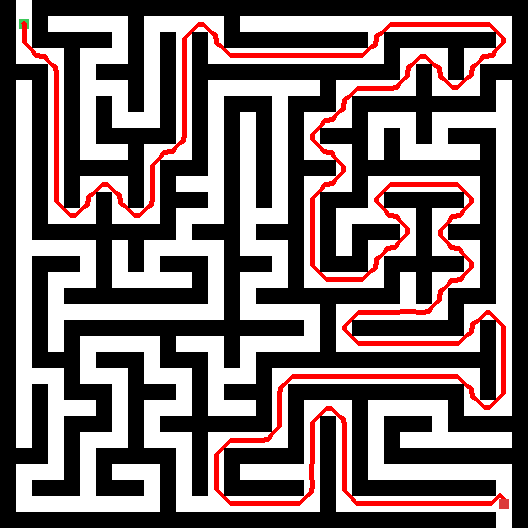
#> input picture assets/solved_example.png, 528 x 528 px
$ python -i maze_solver.py   (imports and definitions only)
#> lines starting #> are read from the running program, lines starting #| are printed output that depends on the picture; after the words box and inside, x2 and y2 are one past the last pixel; in counts of white or black regions, pixels touching at a corner belong together
"""Solve an image of a maze with classic image processing.

The pipeline treats a maze picture as an image-processing problem and never uses
a graph search on a hand-built grid:

    load -> Otsu binarize -> crop to the maze -> seal wall gaps and the outer
    border (only when it keeps the maze connected) -> detect the coloured
    start/end markers -> Fast-Marching geodesic distance from the start ->
    steepest-descent backtrace -> centre the path in the corridors -> overlay.

The geodesic-distance idea comes from Cris Luengo's "Solving mazes using image
analysis" (https://www.crisluengo.net/archives/277/); the distance field itself
is computed with scikit-fmm.

Every function maps to one step so the notebook and the CLI can reuse the exact
same code. `solve_maze_image` runs the whole pipeline and returns all the
intermediate results for visualisation.
"""

from dataclasses import dataclass

import numpy as np
import skfmm
from scipy.ndimage import distance_transform_edt
from skimage.io import imread
from skimage.color import rgb2gray, rgba2rgb
from skimage.filters import threshold_otsu
from skimage.morphology import flood, closing, dilation, disk
from skimage.measure import label

# Colour convention for the markers drawn on the maze.
# A blue / cyan / green marker is the start; a red marker is the end.
_COLOUR_MARGIN = 40      # how much a channel must dominate to count as coloured
_COLOUR_DIFF = 30        # channel spread above which a pixel is "coloured", not grey
_CONNECTIVITY_GUARD = 0.94   # a wall-adding seal is kept only if the main
#                              corridor network keeps at least this fraction.


@dataclass
class MazeSolution:
    """Everything produced while solving a maze, for inspection or plotting."""

    rgb: np.ndarray            # original colour image (uint8)
    maze: np.ndarray           # cropped boolean corridor mask (True = free)
    offset: tuple              # (row, col) offset of the crop in the original image
    start_px: tuple            # start seed in cropped coordinates
    end_px: tuple              # end seed in cropped coordinates
    flood_start: np.ndarray    # pixels reachable from the start
    flood_end: np.ndarray      # pixels reachable from the end
    distance_map: np.ndarray   # masked geodesic distance from the start
    path: list                 # list of (row, col) corridor pixels, end -> start
    solution: np.ndarray       # original image with the path painted red
    reached: bool              # did the backtrace reach the start?


def load_image(path):
    """Read an image file and return an 8-bit RGB array (alpha dropped)."""
    raw = imread(path)
    if raw.ndim == 3 and raw.shape[2] == 4:
        raw = rgba2rgb(raw)                 # RGBA -> RGB (returns floats 0..1)
    if raw.dtype == np.uint8:
        return raw
    return (raw * 255).astype(np.uint8)


def binarize(rgb):
    """Split the image into free space (True) and walls (False) with Otsu."""
    gray = rgb2gray(rgb)
    threshold = threshold_otsu(gray)
    return gray > threshold


def _channels(rgb):
    """Return the red, green and blue channels as signed integer arrays."""
    return (rgb[:, :, 0].astype(int),
            rgb[:, :, 1].astype(int),
            rgb[:, :, 2].astype(int))


def crop_to_walls(rgb, free_mask):
    """Crop to the bounding box of the (non-coloured) walls.

    Walls are dark, but so are the coloured arrows in grayscale, so coloured
    pixels are excluded first. Using the wall extent works for any maze shape
    (square or circular) and removes the outside margin, which stops the
    shortest path from cheating by routing around the maze.
    """
    red, green, blue = _channels(rgb)
    colored = ((np.abs(red - green) > _COLOUR_DIFF) |
               (np.abs(red - blue) > _COLOUR_DIFF) |
               (np.abs(green - blue) > _COLOUR_DIFF))
    wall = (~free_mask) & (~colored)

    wall_rows = np.where(wall.any(axis=1))[0]
    wall_cols = np.where(wall.any(axis=0))[0]
    r0, r1 = int(wall_rows.min()), int(wall_rows.max())
    c0, c1 = int(wall_cols.min()), int(wall_cols.max())

    maze = free_mask[r0:r1 + 1, c0:c1 + 1]
    return maze, (r0, c0)


def main_network_size(mask):
    """Pixel count of the largest 4-connected free region (main corridor net)."""
    regions = label(mask, connectivity=1)
    sizes = np.bincount(regions.ravel())
    sizes[0] = 0                            # label 0 is the walls
    return int(sizes.max()) if sizes.size > 1 else 0


def seal_walls(maze):
    """Close hairline gaps in the walls, but only if the maze stays connected.

    Thin, anti-aliased walls can lose pixels under Otsu, leaving 1-pixel gaps
    that the flood fill and the marching wave leak through. A morphological
    closing of the walls fills these gaps. On a dense maze the same closing can
    also close a genuine 1-pixel corridor and split the maze apart, so we keep
    the seal only when the main corridor network survives (>= 94 %).
    """
    sealed = ~closing(~maze, disk(1))
    if main_network_size(sealed) >= _CONNECTIVITY_GUARD * main_network_size(maze):
        return sealed, True
    return maze, False


def seal_border(maze):
    """Turn a thin outer frame into wall, but only if the maze stays connected.

    A maze drawn without a solid outer wall has a free strip ringing it, and the
    path could run around the outside. Framing removes that strip. A circular
    maze instead has a real corridor along its boundary, so framing would cut it;
    the same 94 % connectivity guard skips the frame in that case.
    """
    framed = maze.copy()
    border = max(3, int(round(0.01 * min(maze.shape))))
    framed[:border, :] = False
    framed[-border:, :] = False
    framed[:, :border] = False
    framed[:, -border:] = False
    if main_network_size(framed) >= _CONNECTIVITY_GUARD * main_network_size(maze):
        return framed, True
    return maze, False


def find_endpoints(rgb, maze, offset):
    """Locate the start and end seeds from the coloured markers.

    Blue / cyan / green = start, red = end. Each marker's centroid is mapped
    into cropped coordinates and snapped to the nearest pixel of the main
    corridor network (not the nearest free pixel), which avoids tiny specks and
    re-anchors a marker that the border frame pushed into a wall.
    """
    red, green, blue = _channels(rgb)
    start_marker = ((blue - red) > _COLOUR_MARGIN) | ((green - red) > _COLOUR_MARGIN)
    end_marker = ((red - blue) > _COLOUR_MARGIN) & ((red - green) > _COLOUR_MARGIN)
    if start_marker.sum() == 0:
        raise ValueError("Could not find a blue/cyan/green START marker.")
    if end_marker.sum() == 0:
        raise ValueError("Could not find a red END marker.")

    r0, c0 = offset
    start_center = np.argwhere(start_marker).mean(axis=0)
    end_center = np.argwhere(end_marker).mean(axis=0)
    start_point = (start_center[0] - r0, start_center[1] - c0)
    end_point = (end_center[0] - r0, end_center[1] - c0)

    regions = label(maze, connectivity=1)
    counts = np.bincount(regions.ravel())
    counts[0] = 0
    network_coords = np.argwhere(regions == counts.argmax())

    def snap(point):
        d = ((network_coords[:, 0] - point[0]) ** 2 +
             (network_coords[:, 1] - point[1]) ** 2)
        row, col = network_coords[d.argmin()]
        return (int(row), int(col))

    return snap(start_point), snap(end_point)


def flood_fill(maze, seed):
    """Boolean image of every corridor pixel reachable from `seed`.

    4-connectivity matches the path solver, so the flood cannot slip diagonally
    through a one-pixel wall corner.
    """
    return flood(maze, seed, connectivity=1)


def geodesic_distance(maze, start_px):
    """Fast-Marching geodesic distance from the start to every corridor pixel.

    `phi` is -1 at the start and +1 elsewhere; the walls are masked so the wave
    only travels through corridors.
    """
    phi = np.ones(maze.shape)
    phi[start_px] = -1
    phi = np.ma.MaskedArray(phi, mask=~maze)
    return skfmm.distance(phi)


# [74 lines left out: functions trace_path, center_path, draw_solution, not called in this run]


def solve_maze_image(path):
    """Run the whole pipeline on an image file and return a `MazeSolution`."""
    rgb = load_image(path)
#> in load_image, raw is the input picture: shape (528, 528, 4); mean R, G, B, A 120.1, 107.7, 107.7, 255
    free_mask = binarize(rgb)
#> in binarize, `gray = rgb2gray(rgb)`:
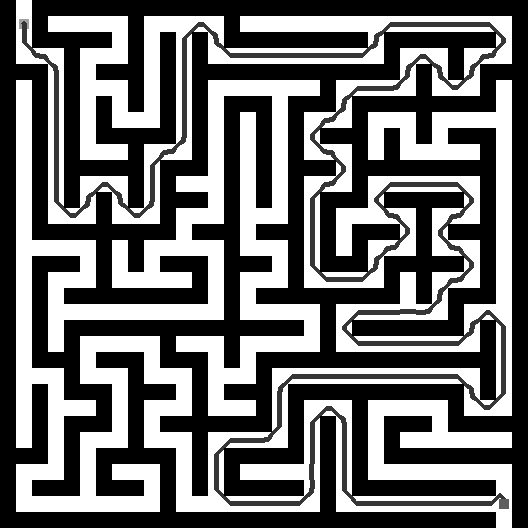
#> gray: shape (528, 528) float64; min 0, max 1, mean 0.433
#> in binarize, `threshold = threshold_otsu(gray)`: threshold = 0.369
#> in binarize, `return gray > threshold`:
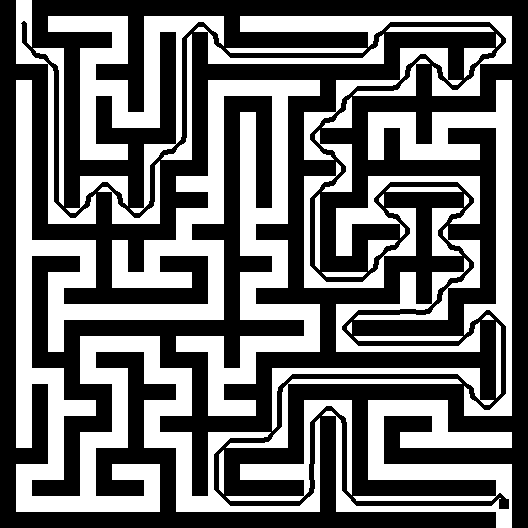
#> returned value: shape (528, 528) bool; 42.2% white; 38 white regions, largest, box (x1, y1, x2, y2) and area: (16, 80, 320, 512) 50917, (48, 16, 224, 213) 9707, (368, 80, 512, 416) 9607
    maze, offset = crop_to_walls(rgb, free_mask)
#> in crop_to_walls, `red, green, blue = _channels(rgb)`: red: shape (528, 528) int64; 4 distinct labels, from 0 to 255
#> in crop_to_walls, `red, green, blue = _channels(rgb)`:
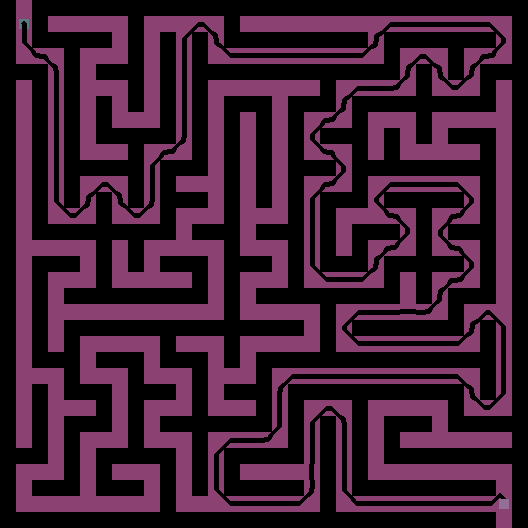
#> green: shape (528, 528) int64; 4 distinct labels, from 0 to 255; one colour per label, 0 black
#> in crop_to_walls, `red, green, blue = _channels(rgb)`: blue: shape (528, 528) int64; 4 distinct labels, from 0 to 255
#> in crop_to_walls, `colored = ((np.abs(red - green) > _COLOUR_DIFF) | (np.abs(red - blue) ..`: colored: shape (528, 528) bool; 4.9% white; 1 white region, box (x1, y1, x2, y2) and area: (19, 19, 509, 509) 13641
#> in crop_to_walls, `wall = (~free_mask) & (~colored)`:
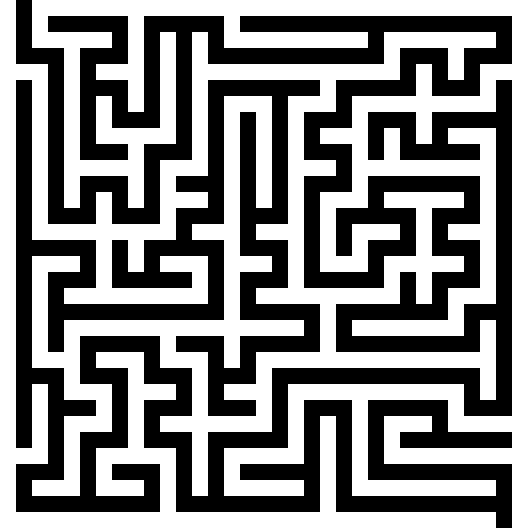
#> wall: shape (528, 528) bool; 52.9% white; 1 black region, box (x1, y1, x2, y2) and area: (16, 0, 512, 528) 131328
#> in crop_to_walls, `wall_rows = np.where(wall.any(axis=1))[0]`: wall_rows = 528 values from 0 to 527
#> in crop_to_walls, `r0, r1 = int(wall_rows.min()), int(wall_rows.max())`: r0 = 0; r1 = 527
#> in crop_to_walls, `c0, c1 = int(wall_cols.min()), int(wall_cols.max())`: c0 = 0; c1 = 527
#> offset = (0, 0)
    maze, _ = seal_walls(maze)
#> in seal_walls, `sealed = ~closing(~maze, disk(1))`: sealed: shape (528, 528) bool; 42.1% white; 62 white regions, largest, box (x1, y1, x2, y2) and area: (16, 80, 320, 512) 50845, (368, 80, 512, 416) 9588, (48, 16, 224, 160) 9025
#> in main_network_size, `regions = label(mask, connectivity=1)`:
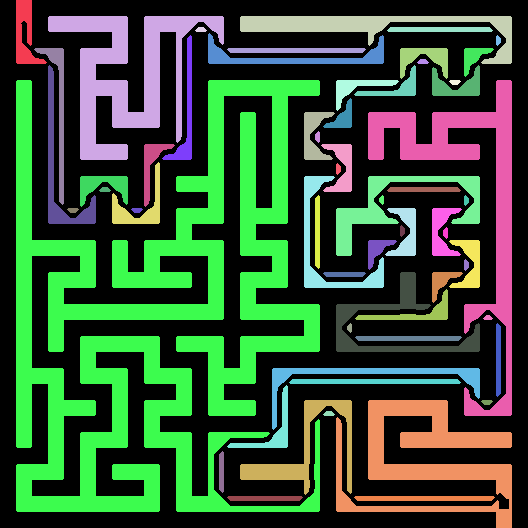
#> regions: shape (528, 528) int32; 63 distinct labels, from 0 to 62; one colour per label, 0 black
#> in main_network_size, `sizes = np.bincount(regions.ravel())`: sizes = 63 values, max 161467 at index 0, min 36 at index 34, mean 4425.1
#> in main_network_size (call 2), `regions = label(mask, connectivity=1)`: regions: shape (528, 528) int32; 64 distinct labels, from 0 to 63
    maze, _ = seal_border(maze)
#> in main_network_size (call 3), `regions = label(mask, connectivity=1)`: regions: shape (528, 528) int32; 63 distinct labels, from 0 to 62

    start_px, end_px = find_endpoints(rgb, maze, offset)
#> in find_endpoints, `start_marker = ((blue - red) > _COLOUR_MARGIN) | ((green - red) > _COL..`:
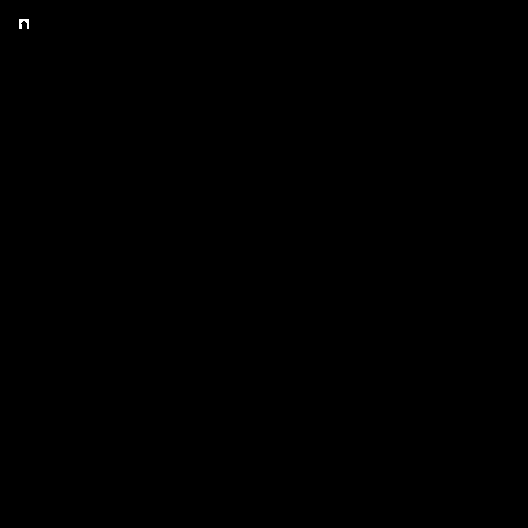
#> start_marker: shape (528, 528) bool; 0.02% white in thin lines or dots, all inside (x1, y1, x2, y2) = (19, 19, 29, 29)
#> in find_endpoints, `end_marker = ((red - blue) > _COLOUR_MARGIN) & ((red - green) > _COLOU..`: end_marker: shape (528, 528) bool; 4.9% white; 1 white region, box (x1, y1, x2, y2) and area: (21, 21, 509, 509) 13578
#> in find_endpoints, `r0, c0 = offset`: r0 = 0
#> in find_endpoints, `start_center = np.argwhere(start_marker).mean(axis=0)`: start_center = [22.73, 23.3]
#> in find_endpoints, `end_center = np.argwhere(end_marker).mean(axis=0)`: end_center = [253.4, 328.2]
#> in find_endpoints, `start_point = (start_center[0] - r0, start_center[1] - c0)`: start_point = (22.73, 23.3)
#> in find_endpoints, `end_point = (end_center[0] - r0, end_center[1] - c0)`: end_point = (253.4, 328.2)
#> in find_endpoints, `counts = np.bincount(regions.ravel())`: counts = 63 values, max 161627 at index 0, min 36 at index 34, mean 4425.1
#> in find_endpoints, `network_coords = np.argwhere(regions == counts.argmax())`: network_coords = 50845 pairs, first value 80 to 511, second value 16 to 319
#> in snap, `row, col = network_coords[d.argmin()]`: row = 80; col = 23
#> start_px = (80, 23); end_px = (253, 287)
    flood_start = flood_fill(maze, start_px)
#> in flood_fill, `return flood(maze, seed, connectivity=1)`:
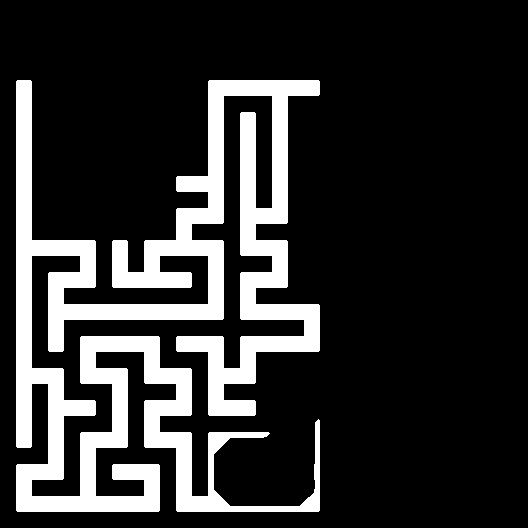
#> returned value: shape (528, 528) bool; 18.2% white; 1 white region, box (x1, y1, x2, y2) and area: (16, 80, 320, 512) 50845
    flood_end = flood_fill(maze, end_px)
    if not flood_start[end_px]:
        raise ValueError("The start cannot reach the end: this maze is unsolvable.")

    distance_map = geodesic_distance(maze, start_px)
#> in geodesic_distance, `phi = np.ma.MaskedArray(phi, mask=~maze)`: phi: shape (528, 528) float64; values -1 (black) and 1 (white), 100% white; black in thin lines or dots, all inside (x1, y1, x2, y2) = (23, 80, 24, 81)
    raw_path, reached = trace_path(distance_map, start_px, end_px)
    path_centered = center_path(raw_path, maze)
    solution = draw_solution(rgb, maze, path_centered, offset)

    return MazeSolution(
        rgb=rgb, maze=maze, offset=offset,
        start_px=start_px, end_px=end_px,
        flood_start=flood_start, flood_end=flood_end,
        distance_map=distance_map, path=path_centered,
        solution=solution, reached=reached,
    )

#> (the run stopped early here; a loop or call above may not have finished)
